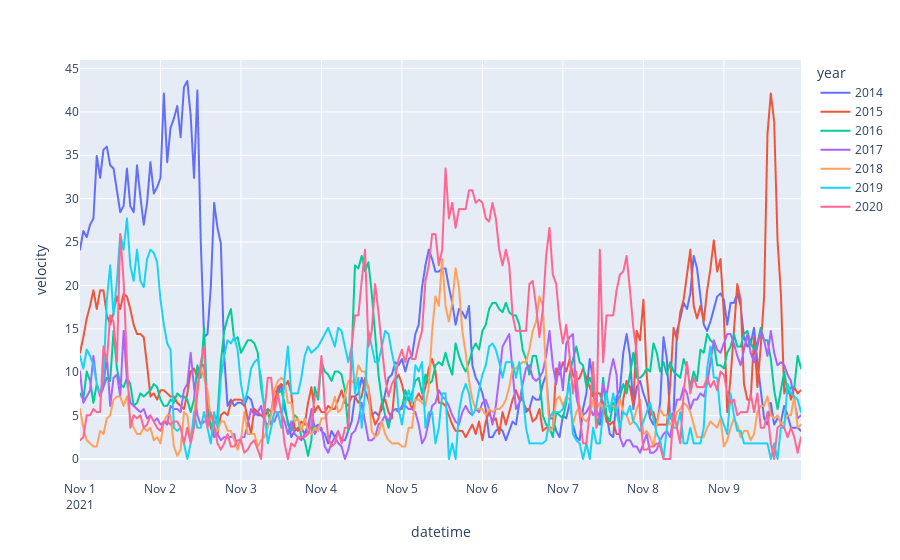

The notebook cell saved with this chart:
### Code cell
##Sinop Meteoroloji İstasyonu 2015-2020 Hız Verileri Line

import datetime
import plotly.express as px
Ay = int(input("Please enter month number:\n"))
#yil=2014
yil=min(df.year)
maxyil=2020
start=int(input("Please enter start day:\n"))
end=int(input("Please enter end day:\n"))

first = df.loc[(df.year>=yil) & (df.year<=maxyil) &(df.month==Ay)& (df.day>=start)&(df.day<=end)]
    #const=df.loc[(df.year==min(df.year)) & (df.month==Ay)]
second=pd.DataFrame(first)
second.drop(['direction', 'velocity'], axis=1, inplace=True)
    #second.loc[:,'year'] = 2017
second= second.assign(year=2021)
secondtime=pd.to_datetime(second,format='%d-%m-%Y', errors='coerce')
first["datetime"]=secondtime

everynvelocity=first.velocity
dayrepeat=first.datetime
    #everynvelocity=first.groupby(everynvelocity.index // N).sum()/N
    #dayrepeat=dayrepeat[dayrepeat.index % N==0]
    
if (len(dayrepeat)==len(everynvelocity)):
    fig = px.line(first, x=dayrepeat, y=everynvelocity, color="year")
else :
    everynvelocity =everynvelocity[:-1]
    fig = px.line(first, x=dayrepeat, y=everynvelocity, color="year")   

fig.show()

### Figure 1 — Plotly figure (JSON) as saved in the notebook; plotly's stock layout.template omitted (floating-point values rounded to 4 significant figures; data arrays with more than 128 entries replaced by an {"elided": "..."} marker saying what was removed)
{"data": [{"hovertemplate": "year=2014<br>datetime=%{x}<br>velocity=%{y}<extra></extra>", "legendgroup": "2014", "line": {"color": "#636efa", "dash": "solid"}, "marker": {"symbol": "circle"}, "mode": "lines", "name": "2014", "showlegend": true, "type": "scattergl", "x": {"elided": "216 str values"}, "xaxis": "x", "y": {"elided": "216 float values"}, "yaxis": "y"}, {"hovertemplate": "year=2015<br>datetime=%{x}<br>velocity=%{y}<extra></extra>", "legendgroup": "2015", "line": {"color": "#EF553B", "dash": "solid"}, "marker": {"symbol": "circle"}, "mode": "lines", "name": "2015", "showlegend": true, "type": "scattergl", "x": {"elided": "216 str values"}, "xaxis": "x", "y": {"elided": "216 float values"}, "yaxis": "y"}, {"hovertemplate": "year=2016<br>datetime=%{x}<br>velocity=%{y}<extra></extra>", "legendgroup": "2016", "line": {"color": "#00cc96", "dash": "solid"}, "marker": {"symbol": "circle"}, "mode": "lines", "name": "2016", "showlegend": true, "type": "scattergl", "x": {"elided": "216 str values"}, "xaxis": "x", "y": {"elided": "216 float values"}, "yaxis": "y"}, {"hovertemplate": "year=2017<br>datetime=%{x}<br>velocity=%{y}<extra></extra>", "legendgroup": "2017", "line": {"color": "#ab63fa", "dash": "solid"}, "marker": {"symbol": "circle"}, "mode": "lines", "name": "2017", "showlegend": true, "type": "scattergl", "x": {"elided": "216 str values"}, "xaxis": "x", "y": {"elided": "216 float values"}, "yaxis": "y"}, {"hovertemplate": "year=2018<br>datetime=%{x}<br>velocity=%{y}<extra></extra>", "legendgroup": "2018", "line": {"color": "#FFA15A", "dash": "solid"}, "marker": {"symbol": "circle"}, "mode": "lines", "name": "2018", "showlegend": true, "type": "scattergl", "x": {"elided": "216 str values"}, "xaxis": "x", "y": {"elided": "216 float values"}, "yaxis": "y"}, {"hovertemplate": "year=2019<br>datetime=%{x}<br>velocity=%{y}<extra></extra>", "legendgroup": "2019", "line": {"color": "#19d3f3", "dash": "solid"}, "marker": {"symbol": "circle"}, "mode": "lines", "name": "2019", "showlegend": true, "type": "scattergl", "x": {"elided": "216 str values"}, "xaxis": "x", "y": {"elided": "216 float values"}, "yaxis": "y"}, {"hovertemplate": "year=2020<br>datetime=%{x}<br>velocity=%{y}<extra></extra>", "legendgroup": "2020", "line": {"color": "#FF6692", "dash": "solid"}, "marker": {"symbol": "circle"}, "mode": "lines", "name": "2020", "showlegend": true, "type": "scattergl", "x": {"elided": "216 str values"}, "xaxis": "x", "y": {"elided": "216 float values"}, "yaxis": "y"}], "layout": {"legend": {"title": {"text": "year"}, "tracegroupgap": 0}, "margin": {"t": 60}, "xaxis": {"anchor": "y", "domain": [0, 1], "title": {"text": "datetime"}}, "yaxis": {"anchor": "x", "domain": [0, 1], "title": {"text": "velocity"}}}}
